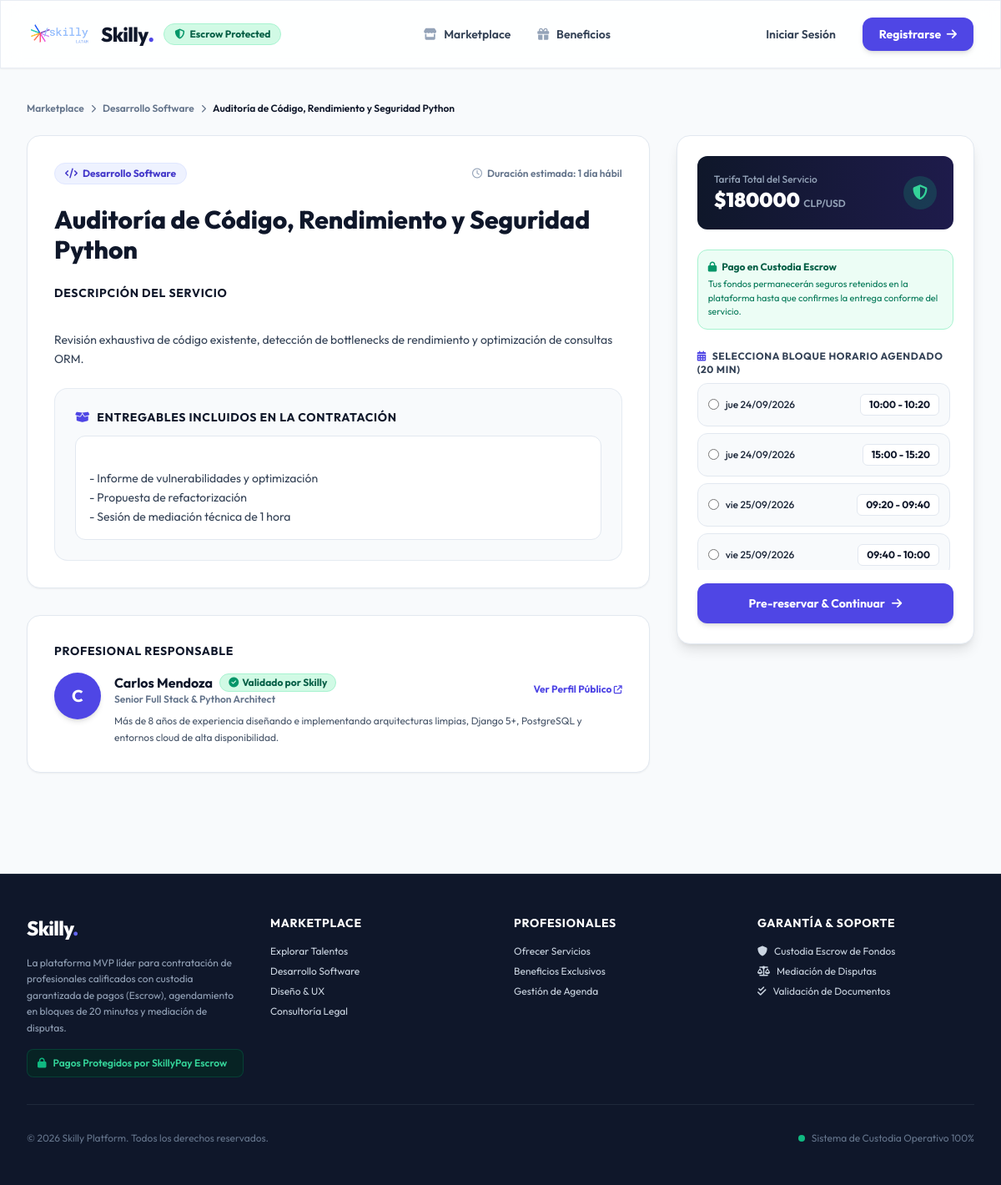
Page /services/2/ on the committed database.
### apps/services/models.py (models this page shows, shortened)
class Service(models.Model):
    professional = models.ForeignKey(
        settings.AUTH_USER_MODEL,
        on_delete=models.CASCADE,
        related_name='services',
        limit_choices_to={'role': 'PROFESIONAL'}
    )
    category = models.ForeignKey(Category, on_delete=models.CASCADE, related_name='services')
    title = models.CharField(max_length=200, verbose_name="Título del Servicio")
    description = models.TextField(verbose_name="Descripción Detallada")
    deliverables = models.TextField(verbose_name="Entregables Incluidos", help_text="Listado de lo que recibirá el cliente")
    estimated_duration = models.CharField(max_length=100, verbose_name="Duración Estimada", help_text="Ej: 2 horas, 3 días hábiles")
    price = models.DecimalField(
        max_digits=10,
        decimal_places=2,
        validators=[MinValueValidator(1.00)],
        verbose_name="Tarifa ($ USD / CLP)"
    )
    is_active = models.BooleanField(default=True, verbose_name="Servicio Activo")
    created_at = models.DateTimeField(auto_now_add=True)
    class Meta:
        ordering = ['-created_at']

class Category(models.Model):
    name = models.CharField(max_length=100, verbose_name="Nombre de la Categoría")
    slug = models.SlugField(unique=True)
    description = models.TextField(blank=True, verbose_name="Descripción")
    icon = models.CharField(max_length=50, default='fa-briefcase', help_text="Clase de FontAwesome (ej. fa-code, fa-paint-brush)")
    class Meta:
        verbose_name = "Categoría"
        verbose_name_plural = "Categorías"

### apps/users/models.py (models this page shows, shortened)
class CustomUser(AbstractUser):
    ROLE_PROFESIONAL = 'PROFESIONAL'
    ROLE_ORGANIZACION = 'ORGANIZACION'
    ROLE_ADMIN = 'ADMIN'
    ROLE_CHOICES = [
        (ROLE_PROFESIONAL, 'Profesional Independiente'),
        (ROLE_ORGANIZACION, 'Empresa / Organización'),
        (ROLE_ADMIN, 'Administrador Skilly'),
    ]
    role = models.CharField(max_length=20, choices=ROLE_CHOICES, default=ROLE_ORGANIZACION)
    phone = models.CharField(max_length=20, blank=True, null=True, verbose_name="Teléfono de Contacto")
    created_at = models.DateTimeField(auto_now_add=True)

class ProfessionalProfile(models.Model):
    STATUS_PENDIENTE = 'PENDIENTE'
    STATUS_VALIDADO = 'VALIDADO'
    STATUS_RECHAZADO = 'RECHAZADO'
    VALIDATION_CHOICES = [
        (STATUS_PENDIENTE, 'Pendiente de Validación'),
        (STATUS_VALIDADO, 'Validado'),
        (STATUS_RECHAZADO, 'Rechazado'),
    ]
    user = models.OneToOneField(CustomUser, on_delete=models.CASCADE, related_name='professional_profile')
    profession = models.CharField(max_length=150, verbose_name="Profesión / Título Principal")
    bio = models.TextField(blank=True, verbose_name="Biografía / Presentación")
    slug = models.SlugField(unique=True, max_length=150, verbose_name="URL del Perfil público")
    validation_status = models.CharField(max_length=20, choices=VALIDATION_CHOICES, default=STATUS_PENDIENTE)
    rejection_reason = models.TextField(blank=True, null=True, verbose_name="Motivo de Rechazo")
    support_document = models.FileField(
        upload_to='pro_documents/',
        blank=True,
        null=True,
        validators=[validate_file_size],
        verbose_name="Documentos de Respaldo (PDF/Imagen, Máx 5MB)"
    )
    avatar = models.ImageField(upload_to='avatars/', blank=True, null=True, verbose_name="Foto de Perfil")
    hourly_rate = models.DecimalField(max_digits=10, decimal_places=2, default=0, verbose_name="Tarifa por Hora Promedio ($)")

### apps/availability/models.py (models this page shows, shortened)
class TimeSlot(models.Model):
    STATUS_DISPONIBLE = 'DISPONIBLE'
    STATUS_PRE_RESERVADO = 'PRE_RESERVADO'
    STATUS_OCUPADO = 'OCUPADO'
    STATUS_CHOICES = [
        (STATUS_DISPONIBLE, 'Disponible'),
        (STATUS_PRE_RESERVADO, 'Pre-reservado (Bloqueo 20m)'),
        (STATUS_OCUPADO, 'Ocupado'),
    ]
    professional = models.ForeignKey(
        settings.AUTH_USER_MODEL,
        on_delete=models.CASCADE,
        related_name='timeslots',
        limit_choices_to={'role': 'PROFESIONAL'}
    )
    date = models.DateField(verbose_name="Fecha")
    start_time = models.TimeField(verbose_name="Hora Inicio")
    end_time = models.TimeField(verbose_name="Hora Fin")
    status = models.CharField(max_length=20, choices=STATUS_CHOICES, default=STATUS_DISPONIBLE)
    reserved_until = models.DateTimeField(blank=True, null=True, help_text="Expiración del bloqueo temporal de 20 minutos")
    class Meta:
        ordering = ['date', 'start_time']
        unique_together = ['professional', 'date', 'start_time']

### apps/services/views.py (the view)
# urls.py: path('services/<int:pk>/', views.service_detail_view, name='service_detail'),
def service_detail_view(request, pk):
    service = get_object_or_404(Service, pk=pk, is_active=True)
    pro_user = service.professional
    pro_profile = getattr(pro_user, 'professional_profile', None)
    available_slots = TimeSlot.objects.filter(
        professional=pro_user,
        status=TimeSlot.STATUS_DISPONIBLE
    ).order_by('date', 'start_time')
    context = {
        'service': service,
        'pro_user': pro_user,
        'pro_profile': pro_profile,
        'available_slots': available_slots,
    }
    return render(request, 'services/detalle_servicio.html', context)

### templates/services/detalle_servicio.html (shortened to what this page needs)
{% extends 'base.html' %}
{% block content %}
<div class="max-w-7xl mx-auto px-4 sm:px-6 lg:px-8 py-10">
    <nav class="flex items-center gap-2 text-xs font-semibold text-slate-500 mb-6">
        <a href="{% url 'services:marketplace' %}" class="hover:text-brand-600">Marketplace</a>
        <i class="fa-solid fa-chevron-right text-[10px]"></i>
        <span>{{ service.category.name }}</span>
        <i class="fa-solid fa-chevron-right text-[10px]"></i>
        <span class="text-slate-900 truncate max-w-xs">{{ service.title }}</span>
    </nav>
    <div class="grid grid-cols-1 lg:grid-cols-3 gap-8">
        <div class="lg:col-span-2 space-y-8">
            <div class="bg-white rounded-2xl p-8 border border-slate-200 shadow-sm space-y-6">
                <div class="flex items-center justify-between">
                    <span class="px-3 py-1 rounded-full text-xs font-bold bg-indigo-50 text-indigo-700 border border-indigo-100 flex items-center gap-1.5">
                        <i class="fa-solid {{ service.category.icon }}"></i> {{ service.category.name }}
                    </span>
                    <span class="text-xs font-semibold text-slate-500 flex items-center gap-1.5">
                        <i class="fa-regular fa-clock text-slate-400"></i> Duración estimada: {{ service.estimated_duration }}
                    </span>
                </div>
                <h1 class="text-2xl sm:text-3xl font-extrabold text-slate-900 leading-snug">
                    {{ service.title }}
                </h1>
                <div class="space-y-3">
                    <h3 class="text-sm font-bold text-slate-900 uppercase tracking-wider">Descripción del Servicio</h3>
                    <p class="text-sm text-slate-700 leading-relaxed whitespace-pre-line">
                        {{ service.description }}
                    </p>
                </div>
                <div class="bg-slate-50 p-6 rounded-2xl border border-slate-200/80 space-y-3">
                    <h3 class="text-sm font-bold text-slate-900 uppercase tracking-wider flex items-center gap-2">
                        <i class="fa-solid fa-box-open text-brand-600"></i> Entregables Incluidos en la Contratación
                    </h3>
                    <div class="text-sm text-slate-700 leading-relaxed whitespace-pre-line bg-white p-4 rounded-xl border border-slate-200">
                        {{ service.deliverables }}
                    </div>
                </div>
            </div>
            <div class="bg-white rounded-2xl p-8 border border-slate-200 shadow-sm space-y-4">
                <h3 class="text-sm font-bold text-slate-900 uppercase tracking-wider">Profesional Responsable</h3>
                <div class="flex items-start gap-4">
                    <div class="w-14 h-14 rounded-full bg-brand-600 text-white font-bold flex items-center justify-center text-xl shadow-md">
                        {{ pro_user.first_name|first|default:pro_user.username|first|upper }}
                    </div>
                    <div class="flex-1 space-y-2">
                        <div class="flex items-center justify-between">
                            <div>
                                <h4 class="text-base font-bold text-slate-900 flex items-center gap-2">
                                    {{ pro_user.get_full_name|default:pro_user.username }}
                                    {% if pro_profile.validation_status == 'VALIDADO' %}
                                        <span class="px-2.5 py-0.5 rounded-full text-xs font-bold bg-emerald-100 text-emerald-800 border border-emerald-200 flex items-center gap-1">
                                            <i class="fa-solid fa-circle-check text-emerald-600"></i> Validado por Skilly
                                        </span>
                                    {% endif %}
                                </h4>
                                <p class="text-xs font-semibold text-slate-500">{{ pro_profile.profession|default:"Profesional Skilly" }}</p>
                            </div>
                            <a href="{% url 'users:public_pro_profile' slug=pro_profile.slug %}" class="text-xs font-bold text-brand-600 hover:underline">
                                Ver Perfil Público <i class="fa-solid fa-arrow-up-right-from-square text-[10px]"></i>
                            </a>
                        </div>
                        <p class="text-xs text-slate-600 leading-relaxed">
                            {{ pro_profile.bio|default:"Sin descripción."|truncatewords:40 }}
                        </p>
                    </div>
                </div>
            </div>
        </div>
        <div class="space-y-6">
            <div class="bg-white rounded-2xl p-6 border border-slate-200 shadow-lg space-y-6 sticky top-24">
                <div class="bg-gradient-to-r from-slate-900 to-indigo-950 text-white p-5 rounded-xl flex items-center justify-between">
                    <div>
                        <span class="text-xs font-medium text-slate-400 block">Tarifa Total del Servicio</span>
                        <span class="text-2xl font-black">${{ service.price|floatformat:0 }} <span class="text-xs font-semibold text-slate-400">CLP/USD</span></span>
                    </div>
                    <div class="w-10 h-10 rounded-full bg-emerald-500/20 text-emerald-400 flex items-center justify-center text-lg">
                        <i class="fa-solid fa-shield-halved"></i>
                    </div>
                </div>
                <div class="p-3 bg-emerald-50 rounded-xl border border-emerald-200 text-xs text-emerald-900 space-y-1">
                    <span class="font-bold block flex items-center gap-1.5 text-emerald-800">
                        <i class="fa-solid fa-lock text-emerald-600"></i> Pago en Custodia Escrow
                    </span>
                    <p class="text-[11px] text-emerald-700 leading-normal">
                        Tus fondos permanecerán seguros retenidos en la plataforma hasta que confirmes la entrega conforme del servicio.
                    </p>
                </div>
                <form action="{% url 'bookings:create' service_id=service.id %}" method="get" class="space-y-4">
                    <div>
                        <label class="block text-xs font-bold text-slate-700 uppercase tracking-wider mb-2">
                            <i class="fa-solid fa-calendar-days mr-1 text-brand-600"></i> Selecciona Bloque Horario Agendado (20 min)
                        </label>
                        {% if available_slots %}
                            <div class="space-y-2 max-h-56 overflow-y-auto pr-1">
                                {% for slot in available_slots %}
                                    <label class="flex items-center justify-between p-3 rounded-xl border border-slate-200 hover:border-brand-500 cursor-pointer bg-slate-50 hover:bg-brand-50/50 transition-all text-xs font-medium">
                                        <div class="flex items-center gap-2">
                                            <input type="radio" name="slot_id" value="{{ slot.id }}" required class="text-brand-600 focus:ring-brand-500">
                                            <span>{{ slot.date|date:"D d/m/Y" }}</span>
                                        </div>
                                        <span class="font-bold text-slate-900 bg-white px-2.5 py-1 rounded-md border border-slate-200 shadow-2xs">
                                            {{ slot.start_time|time:"H:i" }} - {{ slot.end_time|time:"H:i" }}
                                        </span>
                                    </label>
                                {% endfor %}
                            </div>
                        {% else %}
                            <div class="p-4 bg-amber-50 rounded-xl border border-amber-200 text-center text-xs text-amber-900 font-medium">
                                <i class="fa-solid fa-clock text-amber-600 block text-lg mb-1"></i>
                                El profesional no tiene bloques horarios disponibles en este momento.
                            </div>
                        {% endif %}
                    </div>
                    {% if available_slots %}
                        <button type="submit" class="w-full py-3.5 bg-brand-600 hover:bg-brand-700 text-white font-bold rounded-xl shadow-md hover:shadow-lg transition-all transform hover:-translate-y-0.5 flex items-center justify-center gap-2 text-sm">
                            <span>Pre-reservar & Continuar</span>
                            <i class="fa-solid fa-arrow-right"></i>
                        </button>
                    {% endif %}
                </form>
            </div>
        </div>
    </div>
</div>
{% endblock %}

### templates/base.html (style rules this page uses)
body { font-family: 'Outfit', 'Inter', sans-serif; }

### rows in the picture
Service: category.name "Desarrollo Software", title "Auditoría de Código, Rendimiento y Seguridad Python", estimated_duration "1 día hábil", description "Revisión exhaustiva de código existente, detección de bottlenecks de rendimiento y optimización de consultas ORM.", deliverables "- Informe de vulnerabilidades y optimización - Propuesta de refactorización - Sesión de mediación técnica de 1 hora", price "180000"
CustomUser: first_name|first "C", get_full_name "Carlos Mendoza"
ProfessionalProfile: profession "Senior Full Stack & Python Architect", bio "Más de 8 años de experiencia diseñando e implementando arquitecturas limpias, Django 5+, PostgreSQL y entornos cloud de alta disponibilidad."
TimeSlot: date "jue 24/09/2026", start_time "10:00", end_time "10:20"
TimeSlot: date "jue 24/09/2026", start_time "15:00", end_time "15:20"
TimeSlot: date "vie 25/09/2026", start_time "09:20", end_time "09:40"
TimeSlot: date "vie 25/09/2026", start_time "09:40", end_time "10:00"
